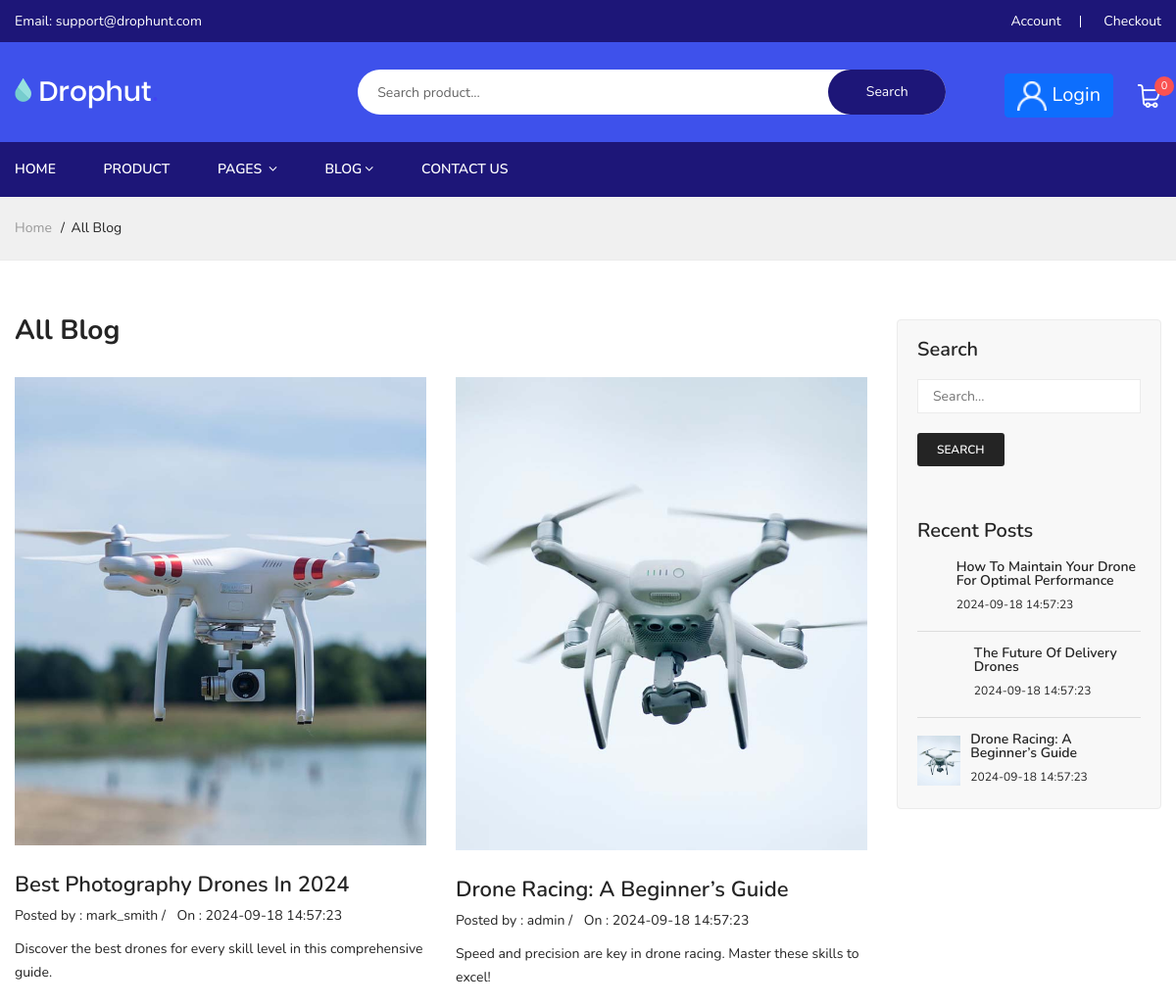
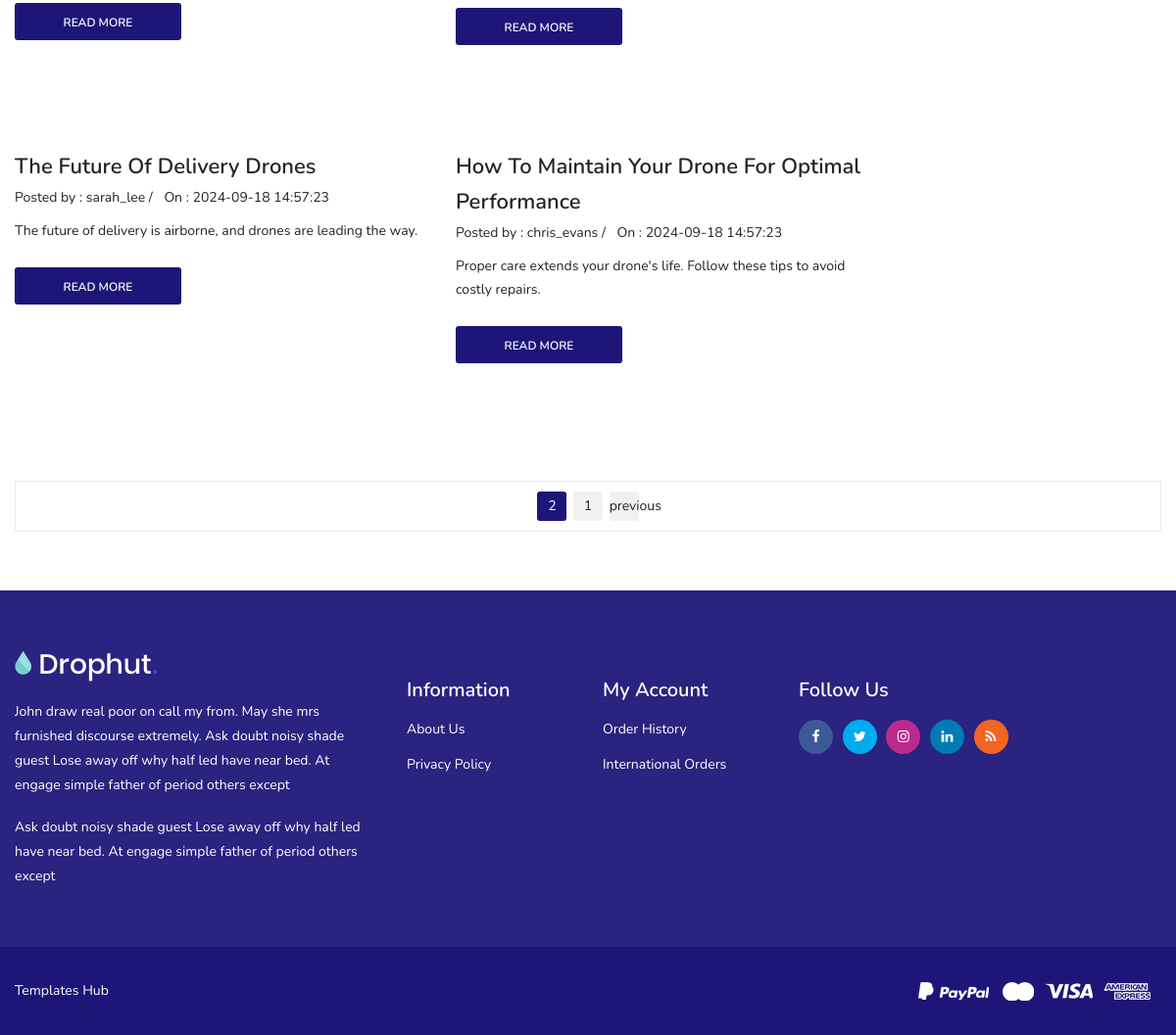
/route.php?page=blog2, run on the app's committed database (2 pictures, top to bottom).
### tables this page shows
CREATE TABLE `blogs` (
  `id` int(11) NOT NULL,
  `title` varchar(100) NOT NULL,
  `content` text DEFAULT NULL,
  `author_id` int(11) DEFAULT NULL,
  `created_at` datetime DEFAULT current_timestamp(),
  `image` varchar(255) DEFAULT NULL,
  `author_name` varchar(100) DEFAULT NULL,
  `special_content` text DEFAULT NULL
);

### src/DB_Actions/Blogs.php (called while the page is built, shortened)
<?php
class Blog {
    private $table_name = "blogs";
    public function __construct($db) {
        $this->conn = $db;
    }
    public function readAll() {
        $query = "SELECT * FROM " . $this->table_name;
        return mysqli_query($this->conn, $query);
    }
}
?>

### src/functions.php (called while the page is built, shortened)
<?php
function url($path)
{
    return Base_Url."route.php?page=".$path;
    die;
}

### src/DB_Functions.php (called while the page is built, shortened)
<?php
$db = new DataBase();
$conn = $db->getConnection();
function select_limit($table,$order,$limit)
{
    global $conn;
    $query = "SELECT * FROM $table ORDER BY id $order LIMIT $limit";
    return mysqli_query($conn,$query);
}

### views/blog2.php (the view)
<?php require_once Root_Path . 'inc/header.php';?>
<?php require_once Root_Path . 'inc/nav.php';?>
<?php require_once Root_Path . 'src/DB_Actions/Blogs.php';?>
<?php require_once Root_Path . 'src/DB_Functions.php';?>
<?php
 $db = new DataBase();
 $conn = $db->getConnection();
$blog = new Blog($conn);
?>
    <div class="breadcrumbs_area">
        <div class="container">
            <div class="row">
                <div class="col-12">
                    <div class="breadcrumb_content">
                        <ul>
                            <li><a href="index-2.html">home</a></li>
                            <li>All blog</li>
                        </ul>
                    </div>
                </div>
            </div>
        </div>
    </div>
    <div class="blog_details mt-60">
        <div class="container">
            <div class="row">
                <div class="col-lg-9">
                    <div class="blog_wrapper">
                        <div class="section-title">
                            <h2>All Blog</h2>
                        </div>
                        <div class="row">
                            <?php $blog_res = $blog->readAll();?>
                            <?php $i = 0;?>
                            <?php while ($blog_row = mysqli_fetch_assoc($blog_res)):?>
                                <?php
                            if($i<4){$i++;continue;}?>
                            <div class="col-lg-6 col-md-6">
                                <article class="single_blog mb-60">
                                    <figure>
                                        <div class="blog_thumb">
                                            <a href=<?php echo url("blog-details&id=").$blog_row['id'];?>><img src=<?php echo Base_Url . "public/images/blogs/" . $blog_row['image'];?> alt=""></a>
                                        </div>
                                        <figcaption class="blog_content">
                                            <h3><a href=<?php echo url("blog-details&id=").$blog_row['id'];?>><?php echo $blog_row['title'];?></a></h3>
                                            <div class="blog_meta">
                                                <span class="author">Posted by : <?php echo $blog_row['author_name'];?></a> / </span>
                                                <span class="post_date">On : <?php echo $blog_row['created_at'];?></a></span>
                                            </div>
                                            <div class="blog_desc">
                                                <p><?php echo $blog_row['special_content'];?> </p>
                                            </div>
                                            <footer class="readmore_button">
                                                <a href=<?php echo url("blog-details&id=").$blog_row['id'];?>>read more</a>
                                            </footer>
                                        </figcaption>
                                    </figure>
                                </article>
                            </div>
                           <?php endwhile;?>
                        </div>
                    </div>
                </div>
                <div class="col-lg-3 col-md-12">
                    <div class="blog_sidebar_widget">
                        <div class="widget_list widget_search">
                            <h3>Search</h3>
                            <form action="#">
                                <input placeholder="Search..." type="text">
                                <button type="submit">search</button>
                            </form>
                        </div>
                        <div class="widget_list widget_post">
                            <h3>Recent Posts</h3>
                            <?php $recent_res = select_limit("blogs","DESC","3");?>
                            <?php while($recent_row = mysqli_fetch_assoc($recent_res)):?>
                            <div class="post_wrapper">
                                <div class="post_thumb">
                                    <a href=<?php echo url("blog-details&id=") . $recent_row['id'];?>><img src=<?php echo Base_Url . "public/images/blogs/" .  $recent_row['image'];?> alt=""></a>
                                </div>
                                <div class="post_info">
                                    <h3><a href=<?php echo url("blog-details&id=") . $recent_row['id'];?>><?php echo $recent_row['title'];?></a></h3>
                                    <span><?php echo $recent_row['created_at'];?> </span>
                                </div>
                            </div>
                            <?php endwhile;?>
                        </div>
                    </div>
                </div>
            </div>
        </div>
    </div>
    <div class="blog_pagination">
        <div class="container">
            <div class="row">
                <div class="col-12">
                    <div class="pagination">
                        <ul>
                            <li class="current">2</li>
                            <li><a href=<?php echo url("blog");?>>1</a></li>
                            <li class=<?php echo url("blog");?>><a href=<?php echo url("blog");?>>previous</a></li>
                        </ul>
                    </div>
                </div>
            </div>
        </div>
    </div>
    <?php require_once Root_Path . 'inc/footer.php';?>

### assets/css/custom.css (style rules this page uses)
.container { max-width: 1300px; }
img { -webkit-user-drag: none; -khtml-user-drag: none; -moz-user-drag: none; -o-user-drag: none; display: inline-block; max-width: 100%; }
.mb-60 { margin-bottom: 60px; }
.mt-60 { margin-top: 60px; }
.section-title { margin-bottom: 30px; }
.section-title h2 { font-size: 28px; margin-top: -7px; }
.blog_sidebar_widget { padding: 20px; }
.blog_wrapper .blog_content h3 { font-size: 22px; }
.blog_wrapper .blog_meta { margin-bottom: 10px; }

### data on the page
blogs: image (picture), title "Best Photography Drones In 2024", author_name "mark_smith", created_at "2024-09-18 14:57:23", special_content "Discover the best drones for every skill level in this comprehensive guide."
blogs: image (picture), title "Drone Racing: A Beginner’s Guide", author_name "admin", created_at "2024-09-18 14:57:23", special_content "Speed and precision are key in drone racing. Master these skills to excel!"
blogs: title "The Future Of Delivery Drones", author_name "sarah_lee", created_at "2024-09-18 14:57:23", special_content "The future of delivery is airborne, and drones are leading the way."
blogs: title "How To Maintain Your Drone For Optimal Performance", author_name "chris_evans", created_at "2024-09-18 14:57:23", special_content "Proper care extends your drone's life. Follow these tips to avoid costly repairs."

### other printed values
$cart_num "0"
